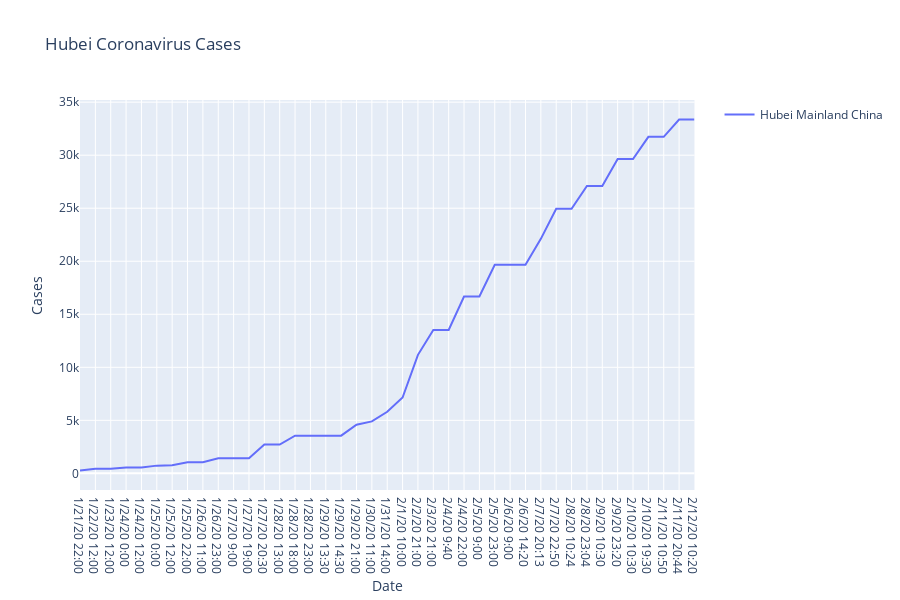

Write notebook code for a chart like this one.
### Code cell
fig = px.line(final_df_MChina_Hubei,title="Hubei Coronavirus Cases", x="Date", y="Cases", color="name", line_group="name", hover_name="name",render_mode="svg")
fig.for_each_trace(lambda t: t.update(name=t.name.replace("name=", "")))
fig.show()

### Figure 1 — Plotly figure (JSON) as saved in the notebook; plotly's stock layout.template omitted (floating-point values rounded to 4 significant figures)
{"data": [{"hoverlabel": {"namelength": 0}, "hovertemplate": "<b>%{hovertext}</b><br><br>name=Hubei Mainland China<br>Date=%{x}<br>Cases=%{y}", "hovertext": ["Hubei Mainland China", "Hubei Mainland China", "Hubei Mainland China", "Hubei Mainland China", "Hubei Mainland China", "Hubei Mainland China", "Hubei Mainland China", "Hubei Mainland China", "Hubei Mainland China", "Hubei Mainland China", "Hubei Mainland China", "Hubei Mainland China", "Hubei Mainland China", "Hubei Mainland China", "Hubei Mainland China", "Hubei Mainland China", "Hubei Mainland China", "Hubei Mainland China", "Hubei Mainland China", "Hubei Mainland China", "Hubei Mainland China", "Hubei Mainland China", "Hubei Mainland China", "Hubei Mainland China", "Hubei Mainland China", "Hubei Mainland China", "Hubei Mainland China", "Hubei Mainland China", "Hubei Mainland China", "Hubei Mainland China", "Hubei Mainland China", "Hubei Mainland China", "Hubei Mainland China", "Hubei Mainland China", "Hubei Mainland China", "Hubei Mainland China", "Hubei Mainland China", "Hubei Mainland China", "Hubei Mainland China", "Hubei Mainland China", "Hubei Mainland China"], "legendgroup": "name=Hubei Mainland China", "line": {"color": "#636efa", "dash": "solid"}, "mode": "lines", "name": "Hubei Mainland China", "showlegend": true, "type": "scatter", "x": ["1/21/20 22:00", "1/22/20 12:00", "1/23/20 12:00", "1/24/20 0:00", "1/24/20 12:00", "1/25/20 0:00", "1/25/20 12:00", "1/25/20 22:00", "1/26/20 11:00", "1/26/20 23:00", "1/27/20 9:00", "1/27/20 19:00", "1/27/20 20:30", "1/28/20 13:00", "1/28/20 18:00", "1/28/20 23:00", "1/29/20 13:30", "1/29/20 14:30", "1/29/20 21:00", "1/30/20 11:00", "1/31/20 14:00", "2/1/20 10:00", "2/2/20 21:00", "2/3/20 21:00", "2/4/20 9:40", "2/4/20 22:00", "2/5/20 9:00", "2/5/20 23:00", "2/6/20 9:00", "2/6/20 14:20", "2/7/20 20:13", "2/7/20 22:50", "2/8/20 10:24", "2/8/20 23:04", "2/9/20 10:30", "2/9/20 23:20", "2/10/20 10:30", "2/10/20 19:30", "2/11/20 10:50", "2/11/20 20:44", "2/12/20 10:20"], "xaxis": "x", "y": [270, 444, 444, 549, 549, 729, 761, 1052, 1058, 1423, 1423, 1423, 2714, 2714, 3554, 3554, 3554, 3554, 4586, 4903, 5806, 7153, 11177, 13522, 13522, 16678, 16678, 19665, 19665, 19665, 22112, 24953, 24953, 27100, 27100, 29631, 29631, 31728, 31728, 33366, 33366], "yaxis": "y"}], "layout": {"height": 600, "legend": {"tracegroupgap": 0}, "title": {"text": "Hubei Coronavirus Cases"}, "xaxis": {"anchor": "y", "domain": [0, 0.98], "title": {"text": "Date"}}, "yaxis": {"anchor": "x", "domain": [0, 1], "title": {"text": "Cases"}}}}
